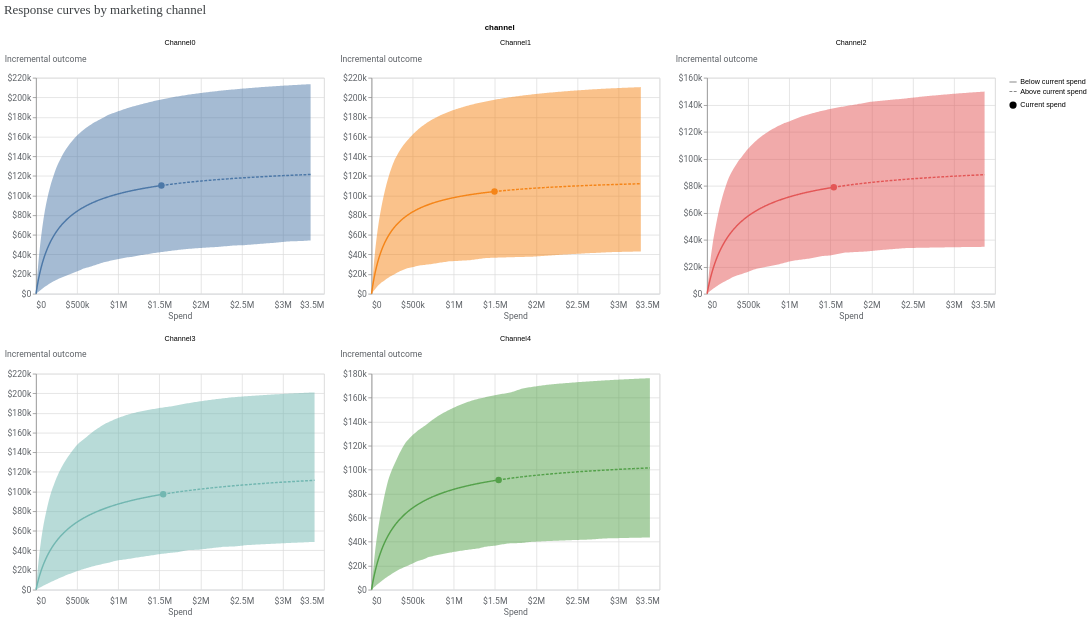

Write the Vega-Lite specification saved for this chart.
### Vega-Lite specification from a JSON file in a GitHub repository (floating-point values rounded to 4 significant figures; data arrays with more than 128 entries replaced by an {"elided": "..."} marker saying what was removed)
{"config": {"view": {"continuousWidth": 300, "continuousHeight": 300}, "axis": {"labelColor": "#5F6368", "labelFont": "Roboto", "labelFontSize": 12, "titleColor": "#5F6368", "titleFont": "Roboto", "titleFontSize": 12, "titleFontWeight": "normal"}}, "data": {"name": "data-79323f7fd1a0603e77135f23dc434251"}, "facet": {"field": "channel", "type": "nominal"}, "spec": {"layer": [{"mark": {"type": "line"}, "encoding": {"color": {"field": "channel", "type": "nominal"}, "strokeDash": {"field": "spend_level", "legend": {"title": null}, "sort": "descending", "type": "nominal"}, "x": {"axis": {"domainColor": "#DADCE0", "labelExpr": "(datum.value < 0 ? '-' : '') + '$' + replace(format(abs(datum.value), '.3~s'), 'G', 'B')", "labelPadding": 10, "ticks": false}, "field": "spend", "title": "Spend", "type": "quantitative"}, "y": {"axis": {"labelExpr": "(datum.value < 0 ? '-' : '') + '$' + replace(format(abs(datum.value), '.3~s'), 'G', 'B')", "titleAlign": "left", "titleAngle": 0, "titleY": -20}, "field": "mean", "title": "Incremental outcome", "type": "quantitative"}}, "transform": [{"calculate": "datum.spend_multiplier >= 1.0 ? \"Above current spend\" : \"Below current spend\"", "as": "spend_level"}]}, {"mark": {"type": "point", "filled": true, "opacity": 1, "size": 80}, "encoding": {"color": {"field": "channel", "type": "nominal"}, "shape": {"field": "current_spend", "legend": {"title": null}, "type": "nominal"}, "tooltip": [{"field": "spend", "type": "quantitative"}, {"field": "mean", "type": "quantitative"}], "x": {"axis": {"domainColor": "#DADCE0", "labelExpr": "(datum.value < 0 ? '-' : '') + '$' + replace(format(abs(datum.value), '.3~s'), 'G', 'B')", "labelPadding": 10, "ticks": false}, "field": "spend", "title": "Spend", "type": "quantitative"}, "y": {"axis": {"labelExpr": "(datum.value < 0 ? '-' : '') + '$' + replace(format(abs(datum.value), '.3~s'), 'G', 'B')", "titleAlign": "left", "titleAngle": 0, "titleY": -20}, "field": "mean", "title": "Incremental outcome", "type": "quantitative"}}, "transform": [{"calculate": "datum.spend_multiplier >= 1.0 ? \"Above current spend\" : \"Below current spend\"", "as": "spend_level"}, {"filter": "(datum.spend_multiplier === 1.0)"}]}, {"mark": {"type": "area", "opacity": 0.5}, "encoding": {"color": {"field": "channel", "legend": null, "type": "nominal"}, "x": {"field": "spend", "type": "quantitative"}, "y": {"field": "ci_lo", "type": "quantitative"}, "y2": {"field": "ci_hi"}}, "transform": [{"calculate": "datum.spend_multiplier >= 1.0 ? \"Above current spend\" : \"Below current spend\"", "as": "spend_level"}]}], "width": 400}, "columns": 3, "resolve": {"scale": {"x": "independent", "y": "independent"}}, "title": {"text": "Response curves by marketing channel ", "anchor": "start", "color": "#3C4043", "font": "Google Sans Display", "fontSize": 18, "fontWeight": "normal", "offset": 10}, "$schema": "https://vega.github.io/schema/vega-lite/v6.4.1.json", "datasets": {"data-79323f7fd1a0603e77135f23dc434251": {"elided": "1100 records"}}}
